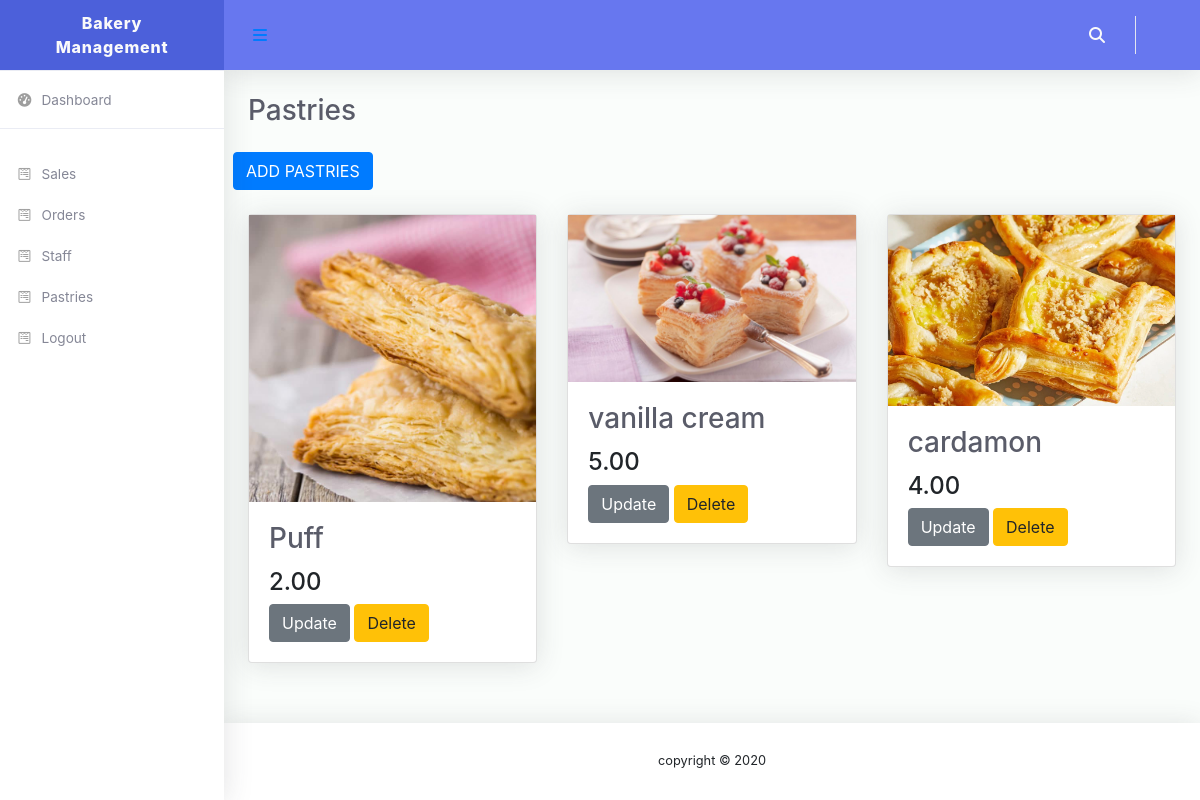
The app's page /admin/pastries.php with its own data.
### tables this page shows
CREATE TABLE IF NOT EXISTS `product` (
  `id` int(11) NOT NULL AUTO_INCREMENT,
  `name` varchar(255) NOT NULL,
  `image` varchar(255) NOT NULL,
  `price` decimal(10,2) NOT NULL,
  PRIMARY KEY (`id`)
);

### admin/pastries.php (the view, shortened to what this page needs)
<?php
  require '../db.php';
  $sql1 = 'SELECT * FROM `product`';
  $sth1 = $pdo->prepare($sql1);
  $sth1->execute();
  $pastries = $sth1->fetchAll();
 ?>
<!DOCTYPE html>
<html lang="en">
<?php include_once 'admin_head.php'; ?>
<body id="page-top">
  <div id="wrapper">
    <?php include_once 'admin_side.php'; ?>
    <div id="content-wrapper" class="d-flex flex-column">
      <div id="content">
        <?php include_once 'admin_top.php'; ?>
        <div class="container-fluid" id="container-wrapper">
          <div class="d-sm-flex align-items-center justify-content-between mb-4">
            <h1 class="h3 mb-0 text-gray-800">Pastries</h1>
          </div>
          <div class="row">
            <a href="add_pastrie.php" class="btn btn-primary mb-4">
              ADD PASTRIES
            </a>
            </div>
            <div class="row">
                      <?php foreach ($pastries as $pastry): ?>
              <div class="col-sm-4">
                <div class="card">
                  <div class="card-img-top">
                    <img src="../images/<?php echo $pastry['image']; ?>" alt="" class="w-100">
                  </div>
                  <div class="card-body">
                    <h3 class="card-title text-gray-800"><?php echo $pastry['name']; ?></h3>
                    <div class="card-text">
                   <h4> <?php echo $pastry['price']; ?> </h4>
                    <a href="delete.php?pid=<?php echo $pastry['id']; ?>" class="btn btn-secondary">Update</a>
                    <a href="delete.php?pid=<?php echo $pastry['id']; ?>" class="btn btn-warning">Delete</a>
                  </div>
                  </div>
                </div>
              </div>
                      <?php endforeach ;?>
            </div>
        </div>
      </div>
      <?php include_once 'admin_footer.php'; ?>
</body>
</html>

### records on screen
product: image (picture), name "Puff", price "2.00"
product: image (picture), name "vanilla cream", price "5.00"
product: image (picture), name "cardamon", price "4.00"
